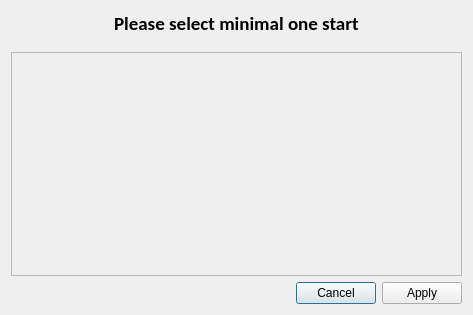
<?xml version="1.0" encoding="UTF-8"?>
<ui version="4.0">
 <class>StartPortSelectDialog</class>
 <widget class="QDialog" name="StartPortSelectDialog">
  <property name="geometry">
   <rect>
    <x>0</x>
    <y>0</y>
    <width>473</width>
    <height>315</height>
   </rect>
  </property>
  <property name="windowTitle">
   <string>Start and Port Dialog</string>
  </property>
  <property name="windowIcon">
   <iconset resource="../resources/resources.qrc">
    <normaloff>:/icons/images/logo.png</normaloff>:/icons/images/logo.png</iconset>
  </property>
  <layout class="QVBoxLayout" name="verticalLayout">
   <item>
    <widget class="QWidget" name="widget_4" native="true">
     <layout class="QHBoxLayout" name="horizontalLayout_3">
      <property name="leftMargin">
       <number>0</number>
      </property>
      <property name="topMargin">
       <number>0</number>
      </property>
      <property name="rightMargin">
       <number>0</number>
      </property>
      <property name="bottomMargin">
       <number>10</number>
      </property>
      <item>
       <spacer name="horizontalSpacer_3">
        <property name="orientation">
         <enum>Qt::Orientation::Horizontal</enum>
        </property>
        <property name="sizeHint" stdset="0">
         <size>
          <width>75</width>
          <height>20</height>
         </size>
        </property>
       </spacer>
      </item>
      <item>
       <widget class="QLabel" name="label_toolname">
        <property name="font">
         <font>
          <family>Calibri</family>
          <pointsize>14</pointsize>
          <bold>true</bold>
         </font>
        </property>
        <property name="text">
         <string>Please select minimal one start</string>
        </property>
       </widget>
      </item>
      <item>
       <spacer name="horizontalSpacer_4">
        <property name="orientation">
         <enum>Qt::Orientation::Horizontal</enum>
        </property>
        <property name="sizeHint" stdset="0">
         <size>
          <width>75</width>
          <height>20</height>
         </size>
        </property>
       </spacer>
      </item>
     </layout>
    </widget>
   </item>
   <item>
    <widget class="QScrollArea" name="scrollArea">
     <property name="minimumSize">
      <size>
       <width>0</width>
       <height>180</height>
      </size>
     </property>
     <property name="widgetResizable">
      <bool>true</bool>
     </property>
     <widget class="QWidget" name="scrollAreaWidgetContents">
      <property name="geometry">
       <rect>
        <x>0</x>
        <y>0</y>
        <width>453</width>
        <height>225</height>
       </rect>
      </property>
     </widget>
    </widget>
   </item>
   <item>
    <widget class="QDialogButtonBox" name="buttonBox">
     <property name="orientation">
      <enum>Qt::Orientation::Horizontal</enum>
     </property>
     <property name="standardButtons">
      <set>QDialogButtonBox::StandardButton::Apply|QDialogButtonBox::StandardButton::Cancel</set>
     </property>
    </widget>
   </item>
  </layout>
 </widget>
 <resources>
  <include location="../resources/resources.qrc"/>
 </resources>
 <connections>
  <connection>
   <sender>buttonBox</sender>
   <signal>accepted()</signal>
   <receiver>StartPortSelectDialog</receiver>
   <slot>accept()</slot>
   <hints>
    <hint type="sourcelabel">
     <x>248</x>
     <y>254</y>
    </hint>
    <hint type="destinationlabel">
     <x>157</x>
     <y>274</y>
    </hint>
   </hints>
  </connection>
  <connection>
   <sender>buttonBox</sender>
   <signal>rejected()</signal>
   <receiver>StartPortSelectDialog</receiver>
   <slot>reject()</slot>
   <hints>
    <hint type="sourcelabel">
     <x>316</x>
     <y>260</y>
    </hint>
    <hint type="destinationlabel">
     <x>286</x>
     <y>274</y>
    </hint>
   </hints>
  </connection>
 </connections>
</ui>
